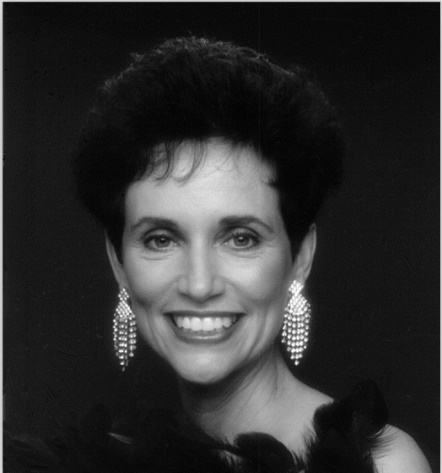
#> input picture 数字图像处理实验/test2/woman.png, 442 x 473 px
$ python bright.py
#> lines starting #> are read from the running program, lines starting #| are printed output that depends on the picture
import cv2
import numpy as np

# 读取图像
img = cv2.imread('woman.png', 0)
#> img is the input picture: shape (473, 442); min 0, max 255, mean 47.3

# 增加亮度
img1 = cv2.add(img, 80)
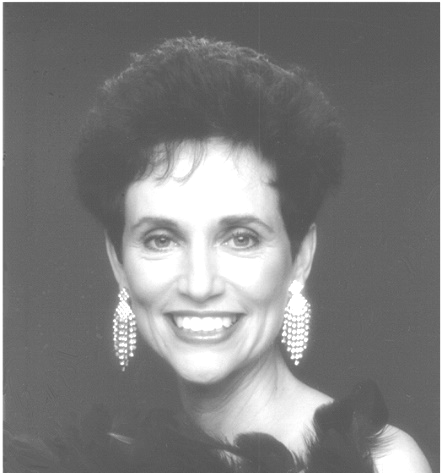
#> img1: shape (473, 442); min 80, max 255, mean 126.1

# 减少亮度
img2 = cv2.subtract(img, 80)
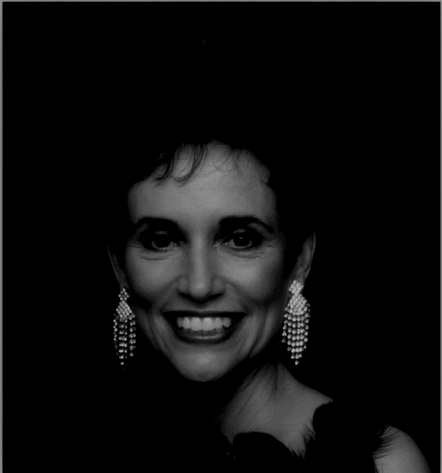
#> img2: shape (473, 442); min 0, max 175, mean 14.3

# 显示结果
cv2.imshow('Increased Brightness', img1)
cv2.imshow('Decreased Brightness', img2)
cv2.waitKey(0)
cv2.destroyAllWindows()
